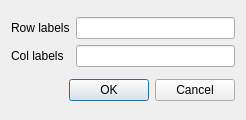
<?xml version="1.0" encoding="UTF-8"?>
<ui version="4.0">
 <class>HeaderDialog</class>
 <widget class="QDialog" name="HeaderDialog">
  <property name="geometry">
   <rect>
    <x>0</x>
    <y>0</y>
    <width>246</width>
    <height>120</height>
   </rect>
  </property>
  <property name="sizePolicy">
   <sizepolicy hsizetype="Preferred" vsizetype="Fixed">
    <horstretch>0</horstretch>
    <verstretch>0</verstretch>
   </sizepolicy>
  </property>
  <property name="windowTitle">
   <string>Header names</string>
  </property>
  <layout class="QVBoxLayout" name="verticalLayout">
   <item>
    <layout class="QGridLayout" name="gridLayout">
     <item row="0" column="0">
      <widget class="QLabel" name="label">
       <property name="text">
        <string>Row labels</string>
       </property>
      </widget>
     </item>
     <item row="0" column="1">
      <widget class="QLineEdit" name="rowLabelEdit"/>
     </item>
     <item row="1" column="0">
      <widget class="QLabel" name="label_2">
       <property name="text">
        <string>Col labels</string>
       </property>
      </widget>
     </item>
     <item row="1" column="1">
      <widget class="QLineEdit" name="colLabelEdit"/>
     </item>
    </layout>
   </item>
   <item>
    <widget class="QDialogButtonBox" name="buttonBox">
     <property name="orientation">
      <enum>Qt::Horizontal</enum>
     </property>
     <property name="standardButtons">
      <set>QDialogButtonBox::Cancel|QDialogButtonBox::Ok</set>
     </property>
    </widget>
   </item>
  </layout>
 </widget>
 <resources/>
 <connections>
  <connection>
   <sender>buttonBox</sender>
   <signal>accepted()</signal>
   <receiver>HeaderDialog</receiver>
   <slot>accept()</slot>
   <hints>
    <hint type="sourcelabel">
     <x>248</x>
     <y>254</y>
    </hint>
    <hint type="destinationlabel">
     <x>157</x>
     <y>274</y>
    </hint>
   </hints>
  </connection>
  <connection>
   <sender>buttonBox</sender>
   <signal>rejected()</signal>
   <receiver>HeaderDialog</receiver>
   <slot>reject()</slot>
   <hints>
    <hint type="sourcelabel">
     <x>316</x>
     <y>260</y>
    </hint>
    <hint type="destinationlabel">
     <x>286</x>
     <y>274</y>
    </hint>
   </hints>
  </connection>
 </connections>
</ui>
